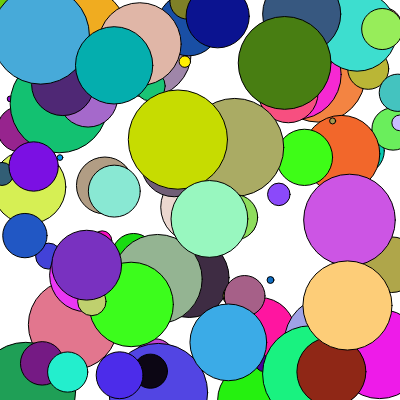
Frame 1 (no input)
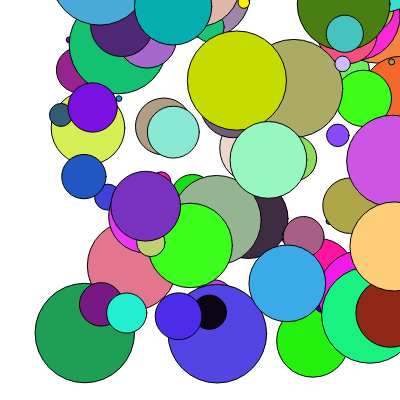
Frame 60 (no input)
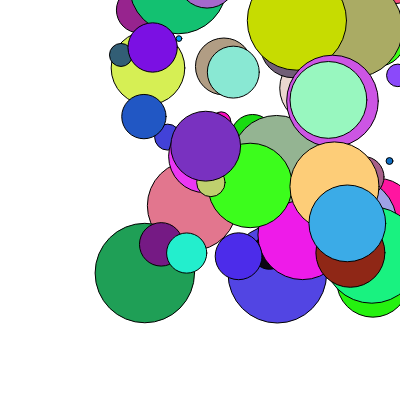
Frame 120 (the mouse pressed at the canvas centre since frame 60)

The p5.js sketch that drew these frames (run headless with seeded random() and noise() and a simulated clock; from frame 60 on, the mouse is pressed at the canvas centre):

// p5.js sketch
// ── sketch.js
var bubble1;
var bubble2;

var multiBubble = [];

function setup(){
  createCanvas(400,400);

  //bubble1 = new bubble(random(width), random(height), random(100));
 //bubble2 = new bubble(random(width), random(height), random(100));

 for(var i = 0; i < 100; i++){
   var bubbleC = color(random(256),random(256),random(256));
   multiBubble.push(new bubble(random(width), random(height), random(100), bubbleC, true));
 }

}

function draw(){
  background(255);
  //bubble1.display();
  //bubble2.display();

  //multiBubble[49].display();

  for(var i = 0; i < multiBubble.length; i++){
    multiBubble[i].display();
    multiBubble[i].moveX();
    multiBubble[i].moveY();

    if(multiBubble[i].checkPosX() == 0){
      multiBubble[i].dirX = false;
    }else if(multiBubble[i].checkPosX() == 1){
      multiBubble[i].dirX = true;
    }

    if(multiBubble[i].checkPosY() == 0){
      multiBubble[i].dirY = false;
    }else if(multiBubble[i].checkPosX() == 1){
      multiBubble[i].dirY = true;
    }

  }

}

function bubble(tempX, tempY, tempDiameter, c, tempDirX, tempDirY){
  this.x = tempX;
  this.y = tempY;
  this.diameter = tempDiameter;
  this.color = c;
  this.dirX = tempDirX;
  this.dirY = tempDirY;

  this.display = function(){
    fill(this.color);
    ellipse(this.x, this.y, this.diameter, this.diameter);
  }

  this.moveX = function(){
    if(this.dirX == true){
        this.x++;
    }else{
      this.x--;
    }

  }

  this.checkPosX = function(){
    if(this.x > width){
      return 0;
    }else if(this.x < 0){
      return 1;
    }else{
      return -1;
    }
  }

  this.checkPosY = function(){
    if(this.y > width){
      return 0;
    }else if(this.y < 0){
      return 1;
    }else{
      return -1;
    }
  }

  this.moveY = function(){
    if(this.dirY == true){
        this.y++;
    }else{
      this.y--;
    }
  }


}




function display(){
  ellipse(bubbleX,bubbleY,bubbleSize,bubbleSize);
}

function move(){
  bubbleX++;
}

function checkPos(){
  if(bubbleX > width){
    return true;
  }else{
    return false;
  }
}
